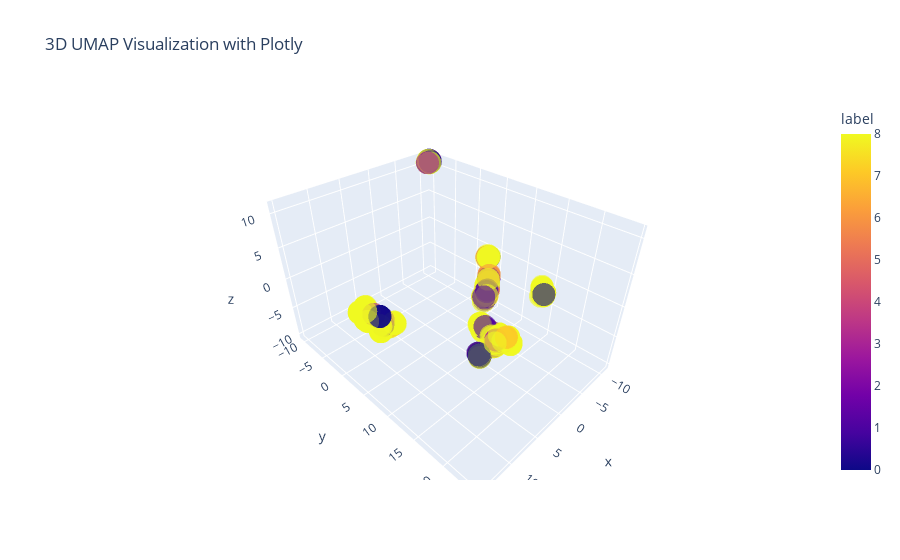

Notebook code cell kept with this figure:
### Code cell
import umap
import plotly.express as px

# embeddings 是你從BERT模型中獲得的文本向量
# labels 是每個樣本的標籤，可以是任何你想要表示的類別

# 假設 embeddings 是一個形狀為 (N, max_sequence_length, hidden_size) 的PyTorch張量
# 假設 labels 是一個包含每個樣本標籤的列表

# 使用均值決策將三維向量降維為三維
mean_embeddings = torch.mean(embeddings, dim=1)  # 在max_sequence_length維度上取平均

# 將 PyTorch 張量轉換為 NumPy 數組
mean_embeddings = mean_embeddings.cpu().numpy()

# 使用UMAP降維到三維
umap_result = umap.UMAP(n_neighbors=15, min_dist=0.1, n_components=3).fit_transform(mean_embeddings)

# 創建一個DataFrame來包含UMAP結果和標籤
import pandas as pd
df = pd.DataFrame({'x': umap_result[:, 0], 'y': umap_result[:, 1], 'z': umap_result[:, 2], 'label': labels})

# 使用Plotly創建三維散點圖
fig = px.scatter_3d(df, x='x', y='y', z='z', color='label', opacity=0.6, title='3D UMAP Visualization with Plotly')
fig.show()

### Figure 1 — Plotly figure (JSON) as saved in the notebook; plotly's stock layout.template omitted (floating-point values rounded to 4 significant figures; data arrays with more than 128 entries replaced by an {"elided": "..."} marker saying what was removed)
{"data": [{"hovertemplate": "x=%{x}<br>y=%{y}<br>z=%{z}<br>label=%{marker.color}<extra></extra>", "legendgroup": "", "marker": {"color": {"elided": "452 int values"}, "coloraxis": "coloraxis", "opacity": 0.6, "symbol": "circle"}, "mode": "markers", "name": "", "scene": "scene", "showlegend": false, "type": "scatter3d", "x": {"elided": "452 float values"}, "y": {"elided": "452 float values"}, "z": {"elided": "452 float values"}}], "layout": {"coloraxis": {"colorbar": {"title": {"text": "label"}}, "colorscale": [[0, "#0d0887"], [0.1111, "#46039f"], [0.2222, "#7201a8"], [0.3333, "#9c179e"], [0.4444, "#bd3786"], [0.5556, "#d8576b"], [0.6667, "#ed7953"], [0.7778, "#fb9f3a"], [0.8889, "#fdca26"], [1, "#f0f921"]]}, "legend": {"tracegroupgap": 0}, "scene": {"domain": {"x": [0, 1], "y": [0, 1]}, "xaxis": {"title": {"text": "x"}}, "yaxis": {"title": {"text": "y"}}, "zaxis": {"title": {"text": "z"}}}, "title": {"text": "3D UMAP Visualization with Plotly"}}}
